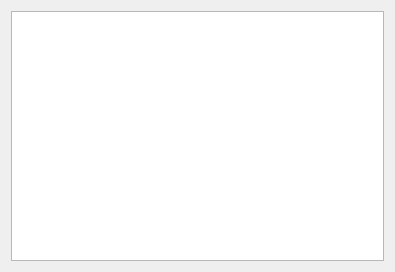
<?xml version="1.0" encoding="UTF-8"?>
<ui version="4.0">
 <class>Form</class>
 <widget class="QWidget" name="Form">
  <property name="geometry">
   <rect>
    <x>0</x>
    <y>0</y>
    <width>395</width>
    <height>272</height>
   </rect>
  </property>
  <property name="windowTitle">
   <string>Form</string>
  </property>
  <layout class="QVBoxLayout" name="verticalLayout">
   <item>
    <widget class="QTableView" name="tableView"/>
   </item>
  </layout>
 </widget>
 <resources/>
 <connections/>
</ui>
